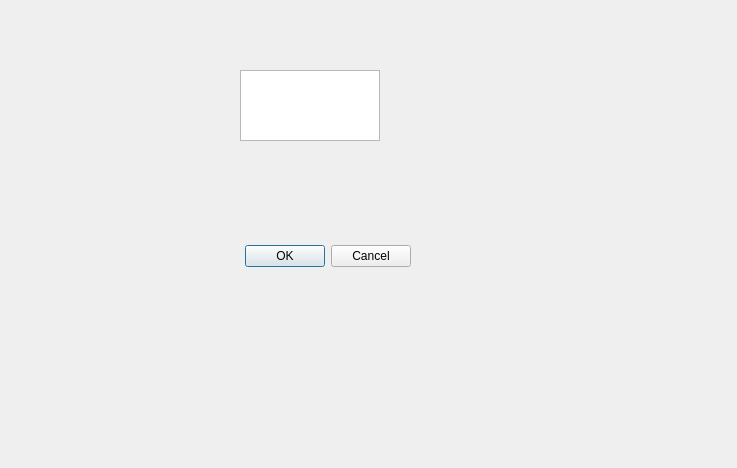
<?xml version="1.0" encoding="UTF-8"?>
<ui version="4.0">
 <class>MainWindow</class>
 <widget class="QDialog" name="MainWindow">
  <property name="geometry">
   <rect>
    <x>0</x>
    <y>0</y>
    <width>737</width>
    <height>468</height>
   </rect>
  </property>
  <property name="windowTitle">
   <string>Dialog</string>
  </property>
  <widget class="QDialogButtonBox" name="buttonBox">
   <property name="geometry">
    <rect>
     <x>70</x>
     <y>240</y>
     <width>341</width>
     <height>32</height>
    </rect>
   </property>
   <property name="orientation">
    <enum>Qt::Horizontal</enum>
   </property>
   <property name="standardButtons">
    <set>QDialogButtonBox::Cancel|QDialogButtonBox::Ok</set>
   </property>
  </widget>
  <widget class="QWidget" name="verticalLayoutWidget">
   <property name="geometry">
    <rect>
     <x>230</x>
     <y>60</y>
     <width>160</width>
     <height>91</height>
    </rect>
   </property>
   <layout class="QVBoxLayout" name="verticalLayout">
    <property name="leftMargin">
     <number>10</number>
    </property>
    <property name="topMargin">
     <number>10</number>
    </property>
    <property name="rightMargin">
     <number>10</number>
    </property>
    <property name="bottomMargin">
     <number>10</number>
    </property>
    <item>
     <widget class="QGraphicsView" name="graphicsView"/>
    </item>
   </layout>
  </widget>
 </widget>
 <resources/>
 <connections>
  <connection>
   <sender>buttonBox</sender>
   <signal>accepted()</signal>
   <receiver>MainWindow</receiver>
   <slot>accept()</slot>
   <hints>
    <hint type="sourcelabel">
     <x>248</x>
     <y>254</y>
    </hint>
    <hint type="destinationlabel">
     <x>157</x>
     <y>274</y>
    </hint>
   </hints>
  </connection>
  <connection>
   <sender>buttonBox</sender>
   <signal>rejected()</signal>
   <receiver>MainWindow</receiver>
   <slot>reject()</slot>
   <hints>
    <hint type="sourcelabel">
     <x>316</x>
     <y>260</y>
    </hint>
    <hint type="destinationlabel">
     <x>286</x>
     <y>274</y>
    </hint>
   </hints>
  </connection>
 </connections>
</ui>
